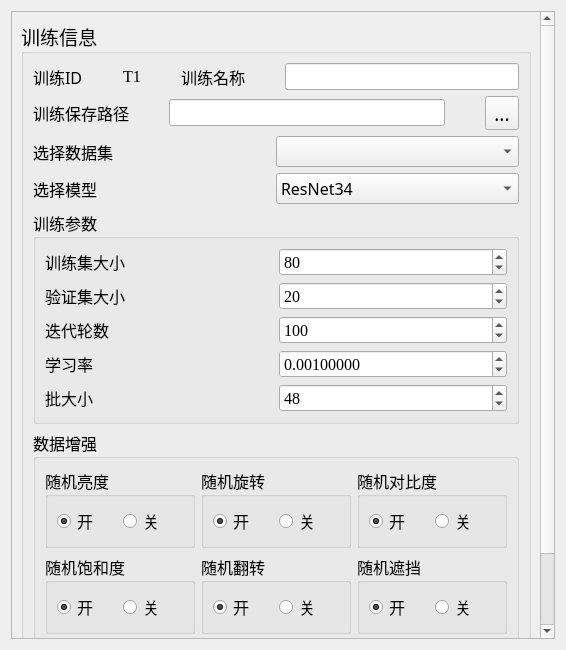
<?xml version="1.0" encoding="UTF-8"?>
<ui version="4.0">
 <class>newTrain</class>
 <widget class="QWidget" name="newTrain">
  <property name="geometry">
   <rect>
    <x>0</x>
    <y>0</y>
    <width>566</width>
    <height>650</height>
   </rect>
  </property>
  <property name="windowTitle">
   <string>新建训练</string>
  </property>
  <layout class="QHBoxLayout" name="horizontalLayout">
   <item>
    <widget class="QScrollArea" name="scrollArea">
     <property name="widgetResizable">
      <bool>true</bool>
     </property>
     <widget class="QWidget" name="scrollAreaWidgetContents">
      <property name="geometry">
       <rect>
        <x>0</x>
        <y>0</y>
        <width>546</width>
        <height>630</height>
       </rect>
      </property>
      <layout class="QGridLayout" name="gridLayout_2">
       <item row="1" column="0">
        <widget class="QPushButton" name="TrainOK">
         <property name="font">
          <font>
           <family>黑体</family>
           <pointsize>20</pointsize>
          </font>
         </property>
         <property name="text">
          <string>确定</string>
         </property>
        </widget>
       </item>
       <item row="0" column="0">
        <widget class="QGroupBox" name="groupBox">
         <property name="font">
          <font>
           <family>黑体</family>
           <pointsize>14</pointsize>
          </font>
         </property>
         <property name="title">
          <string>训练信息</string>
         </property>
         <layout class="QGridLayout" name="gridLayout_3">
          <item row="0" column="0">
           <layout class="QVBoxLayout" name="verticalLayout_3">
            <item>
             <layout class="QVBoxLayout" name="verticalLayout_2">
              <item>
               <layout class="QHBoxLayout" name="horizontalLayout_18">
                <property name="spacing">
                 <number>40</number>
                </property>
                <item>
                 <layout class="QHBoxLayout" name="horizontalLayout_16">
                  <item>
                   <widget class="QLabel" name="LabelTrainID">
                    <property name="font">
                     <font>
                      <family>黑体</family>
                      <pointsize>12</pointsize>
                     </font>
                    </property>
                    <property name="text">
                     <string>训练ID</string>
                    </property>
                   </widget>
                  </item>
                  <item>
                   <widget class="QLabel" name="TrainID">
                    <property name="font">
                     <font>
                      <family>Times New Roman</family>
                      <pointsize>12</pointsize>
                     </font>
                    </property>
                    <property name="text">
                     <string>T1</string>
                    </property>
                    <property name="textFormat">
                     <enum>Qt::AutoText</enum>
                    </property>
                   </widget>
                  </item>
                 </layout>
                </item>
                <item>
                 <layout class="QHBoxLayout" name="horizontalLayout_17">
                  <item>
                   <widget class="QLabel" name="LabelTrainName">
                    <property name="font">
                     <font>
                      <family>黑体</family>
                      <pointsize>12</pointsize>
                     </font>
                    </property>
                    <property name="text">
                     <string>训练名称</string>
                    </property>
                   </widget>
                  </item>
                  <item>
                   <widget class="QLineEdit" name="TrainName">
                    <property name="font">
                     <font>
                      <family>Times New Roman</family>
                      <pointsize>12</pointsize>
                     </font>
                    </property>
                   </widget>
                  </item>
                 </layout>
                </item>
               </layout>
              </item>
              <item>
               <layout class="QHBoxLayout" name="horizontalLayout_19">
                <property name="spacing">
                 <number>40</number>
                </property>
                <item>
                 <widget class="QLabel" name="label_4">
                  <property name="font">
                   <font>
                    <family>黑体</family>
                    <pointsize>12</pointsize>
                   </font>
                  </property>
                  <property name="text">
                   <string>训练保存路径</string>
                  </property>
                 </widget>
                </item>
                <item>
                 <layout class="QHBoxLayout" name="horizontalLayout_15">
                  <item>
                   <widget class="QLineEdit" name="TrainPath">
                    <property name="font">
                     <font>
                      <family>Times New Roman</family>
                      <pointsize>12</pointsize>
                     </font>
                    </property>
                   </widget>
                  </item>
                  <item>
                   <widget class="QToolButton" name="SelectPath">
                    <property name="font">
                     <font>
                      <family>黑体</family>
                      <pointsize>14</pointsize>
                     </font>
                    </property>
                    <property name="text">
                     <string>...</string>
                    </property>
                   </widget>
                  </item>
                 </layout>
                </item>
               </layout>
              </item>
              <item>
               <layout class="QHBoxLayout" name="horizontalLayout_13">
                <property name="spacing">
                 <number>0</number>
                </property>
                <item>
                 <widget class="QLabel" name="Label_2">
                  <property name="font">
                   <font>
                    <family>黑体</family>
                    <pointsize>12</pointsize>
                   </font>
                  </property>
                  <property name="text">
                   <string>选择数据集</string>
                  </property>
                 </widget>
                </item>
                <item>
                 <widget class="QComboBox" name="SelectDataset">
                  <property name="font">
                   <font>
                    <family>黑体</family>
                    <pointsize>12</pointsize>
                   </font>
                  </property>
                 </widget>
                </item>
               </layout>
              </item>
              <item>
               <layout class="QHBoxLayout" name="horizontalLayout_14">
                <property name="spacing">
                 <number>0</number>
                </property>
                <item>
                 <widget class="QLabel" name="Label5">
                  <property name="font">
                   <font>
                    <family>黑体</family>
                    <pointsize>12</pointsize>
                   </font>
                  </property>
                  <property name="text">
                   <string>选择模型</string>
                  </property>
                 </widget>
                </item>
                <item>
                 <widget class="QComboBox" name="SelectModel">
                  <property name="font">
                   <font>
                    <family>黑体</family>
                    <pointsize>12</pointsize>
                   </font>
                  </property>
                  <item>
                   <property name="text">
                    <string>ResNet34</string>
                   </property>
                  </item>
                  <item>
                   <property name="text">
                    <string>方法一</string>
                   </property>
                  </item>
                  <item>
                   <property name="text">
                    <string>方法二</string>
                   </property>
                  </item>
                 </widget>
                </item>
               </layout>
              </item>
             </layout>
            </item>
            <item>
             <widget class="QGroupBox" name="groupBox_2">
              <property name="font">
               <font>
                <family>黑体</family>
                <pointsize>12</pointsize>
               </font>
              </property>
              <property name="title">
               <string>训练参数</string>
              </property>
              <layout class="QGridLayout" name="gridLayout_10">
               <item row="0" column="0">
                <widget class="QLabel" name="label">
                 <property name="font">
                  <font>
                   <family>楷体</family>
                   <pointsize>12</pointsize>
                  </font>
                 </property>
                 <property name="text">
                  <string>训练集大小</string>
                 </property>
                </widget>
               </item>
               <item row="3" column="0">
                <widget class="QLabel" name="LabelLearningRate">
                 <property name="font">
                  <font>
                   <family>楷体</family>
                   <pointsize>12</pointsize>
                  </font>
                 </property>
                 <property name="text">
                  <string>学习率</string>
                 </property>
                </widget>
               </item>
               <item row="4" column="0">
                <widget class="QLabel" name="LabelBatchSize">
                 <property name="font">
                  <font>
                   <family>楷体</family>
                   <pointsize>12</pointsize>
                  </font>
                 </property>
                 <property name="text">
                  <string>批大小</string>
                 </property>
                </widget>
               </item>
               <item row="4" column="1">
                <widget class="QSpinBox" name="BatchSize">
                 <property name="font">
                  <font>
                   <family>Times New Roman</family>
                   <pointsize>12</pointsize>
                  </font>
                 </property>
                 <property name="maximum">
                  <number>500</number>
                 </property>
                 <property name="value">
                  <number>48</number>
                 </property>
                </widget>
               </item>
               <item row="3" column="1">
                <widget class="QDoubleSpinBox" name="LearningRate">
                 <property name="font">
                  <font>
                   <family>Times New Roman</family>
                   <pointsize>12</pointsize>
                  </font>
                 </property>
                 <property name="decimals">
                  <number>8</number>
                 </property>
                 <property name="maximum">
                  <double>1.000000000000000</double>
                 </property>
                 <property name="singleStep">
                  <double>0.000001000000000</double>
                 </property>
                 <property name="value">
                  <double>0.001000000000000</double>
                 </property>
                </widget>
               </item>
               <item row="0" column="1">
                <widget class="QSpinBox" name="TrainSet">
                 <property name="font">
                  <font>
                   <family>Times New Roman</family>
                   <pointsize>12</pointsize>
                  </font>
                 </property>
                 <property name="maximum">
                  <number>100</number>
                 </property>
                 <property name="value">
                  <number>80</number>
                 </property>
                 <property name="displayIntegerBase">
                  <number>10</number>
                 </property>
                </widget>
               </item>
               <item row="2" column="1">
                <widget class="QSpinBox" name="Epoch">
                 <property name="font">
                  <font>
                   <family>Times New Roman</family>
                   <pointsize>12</pointsize>
                  </font>
                 </property>
                 <property name="maximum">
                  <number>500</number>
                 </property>
                 <property name="value">
                  <number>100</number>
                 </property>
                </widget>
               </item>
               <item row="2" column="0">
                <widget class="QLabel" name="LabelEpoch">
                 <property name="font">
                  <font>
                   <family>楷体</family>
                   <pointsize>12</pointsize>
                  </font>
                 </property>
                 <property name="text">
                  <string>迭代轮数</string>
                 </property>
                </widget>
               </item>
               <item row="1" column="0">
                <widget class="QLabel" name="label_2">
                 <property name="font">
                  <font>
                   <family>楷体</family>
                   <pointsize>12</pointsize>
                  </font>
                 </property>
                 <property name="text">
                  <string>验证集大小</string>
                 </property>
                </widget>
               </item>
               <item row="1" column="1">
                <widget class="QSpinBox" name="ValidSet">
                 <property name="font">
                  <font>
                   <family>Times New Roman</family>
                   <pointsize>12</pointsize>
                  </font>
                 </property>
                 <property name="value">
                  <number>20</number>
                 </property>
                </widget>
               </item>
              </layout>
             </widget>
            </item>
            <item>
             <widget class="QGroupBox" name="groupBox_3">
              <property name="font">
               <font>
                <family>黑体</family>
                <pointsize>12</pointsize>
               </font>
              </property>
              <property name="title">
               <string>数据增强</string>
              </property>
              <layout class="QGridLayout" name="gridLayout_4">
               <item row="0" column="0">
                <widget class="QGroupBox" name="Bright">
                 <property name="font">
                  <font>
                   <family>楷体</family>
                   <pointsize>12</pointsize>
                  </font>
                 </property>
                 <property name="title">
                  <string>随机亮度</string>
                 </property>
                 <layout class="QGridLayout" name="gridLayout">
                  <item row="0" column="0">
                   <widget class="QRadioButton" name="BrightOn">
                    <property name="font">
                     <font>
                      <family>楷体</family>
                      <pointsize>12</pointsize>
                     </font>
                    </property>
                    <property name="text">
                     <string>开</string>
                    </property>
                    <property name="checked">
                     <bool>true</bool>
                    </property>
                   </widget>
                  </item>
                  <item row="0" column="1">
                   <widget class="QRadioButton" name="BrightOff">
                    <property name="font">
                     <font>
                      <family>楷体</family>
                      <pointsize>12</pointsize>
                     </font>
                    </property>
                    <property name="text">
                     <string>关</string>
                    </property>
                   </widget>
                  </item>
                 </layout>
                </widget>
               </item>
               <item row="1" column="2">
                <widget class="QGroupBox" name="shelter">
                 <property name="font">
                  <font>
                   <family>楷体</family>
                   <pointsize>12</pointsize>
                  </font>
                 </property>
                 <property name="title">
                  <string>随机遮挡</string>
                 </property>
                 <layout class="QGridLayout" name="gridLayout_9">
                  <item row="0" column="0">
                   <widget class="QRadioButton" name="shelterOn">
                    <property name="font">
                     <font>
                      <family>楷体</family>
                      <pointsize>12</pointsize>
                     </font>
                    </property>
                    <property name="text">
                     <string>开</string>
                    </property>
                    <property name="checked">
                     <bool>true</bool>
                    </property>
                   </widget>
                  </item>
                  <item row="0" column="1">
                   <widget class="QRadioButton" name="shelterOff">
                    <property name="font">
                     <font>
                      <family>楷体</family>
                      <pointsize>12</pointsize>
                     </font>
                    </property>
                    <property name="text">
                     <string>关</string>
                    </property>
                   </widget>
                  </item>
                 </layout>
                </widget>
               </item>
               <item row="0" column="2">
                <widget class="QGroupBox" name="contrast">
                 <property name="font">
                  <font>
                   <family>楷体</family>
                   <pointsize>12</pointsize>
                  </font>
                 </property>
                 <property name="title">
                  <string>随机对比度</string>
                 </property>
                 <layout class="QGridLayout" name="gridLayout_6">
                  <item row="0" column="0">
                   <widget class="QRadioButton" name="contrastOn">
                    <property name="font">
                     <font>
                      <family>楷体</family>
                      <pointsize>12</pointsize>
                     </font>
                    </property>
                    <property name="text">
                     <string>开</string>
                    </property>
                    <property name="checked">
                     <bool>true</bool>
                    </property>
                   </widget>
                  </item>
                  <item row="0" column="1">
                   <widget class="QRadioButton" name="contrastOff">
                    <property name="font">
                     <font>
                      <family>楷体</family>
                      <pointsize>12</pointsize>
                     </font>
                    </property>
                    <property name="text">
                     <string>关</string>
                    </property>
                   </widget>
                  </item>
                 </layout>
                </widget>
               </item>
               <item row="1" column="0">
                <widget class="QGroupBox" name="saturation">
                 <property name="font">
                  <font>
                   <family>楷体</family>
                   <pointsize>12</pointsize>
                  </font>
                 </property>
                 <property name="title">
                  <string>随机饱和度</string>
                 </property>
                 <layout class="QGridLayout" name="gridLayout_7">
                  <item row="0" column="0">
                   <widget class="QRadioButton" name="saturationOn">
                    <property name="font">
                     <font>
                      <family>楷体</family>
                      <pointsize>12</pointsize>
                     </font>
                    </property>
                    <property name="text">
                     <string>开</string>
                    </property>
                    <property name="checked">
                     <bool>true</bool>
                    </property>
                   </widget>
                  </item>
                  <item row="0" column="1">
                   <widget class="QRadioButton" name="saturationOff">
                    <property name="font">
                     <font>
                      <family>楷体</family>
                      <pointsize>12</pointsize>
                     </font>
                    </property>
                    <property name="text">
                     <string>关</string>
                    </property>
                   </widget>
                  </item>
                 </layout>
                </widget>
               </item>
               <item row="1" column="1">
                <widget class="QGroupBox" name="flip">
                 <property name="font">
                  <font>
                   <family>楷体</family>
                   <pointsize>12</pointsize>
                  </font>
                 </property>
                 <property name="title">
                  <string>随机翻转</string>
                 </property>
                 <layout class="QGridLayout" name="gridLayout_8">
                  <item row="0" column="0">
                   <widget class="QRadioButton" name="flipOn">
                    <property name="font">
                     <font>
                      <family>楷体</family>
                      <pointsize>12</pointsize>
                     </font>
                    </property>
                    <property name="text">
                     <string>开</string>
                    </property>
                    <property name="checked">
                     <bool>true</bool>
                    </property>
                   </widget>
                  </item>
                  <item row="0" column="1">
                   <widget class="QRadioButton" name="flipOff">
                    <property name="font">
                     <font>
                      <family>楷体</family>
                      <pointsize>12</pointsize>
                     </font>
                    </property>
                    <property name="text">
                     <string>关</string>
                    </property>
                   </widget>
                  </item>
                 </layout>
                </widget>
               </item>
               <item row="0" column="1">
                <widget class="QGroupBox" name="rotate">
                 <property name="font">
                  <font>
                   <family>楷体</family>
                   <pointsize>12</pointsize>
                  </font>
                 </property>
                 <property name="title">
                  <string>随机旋转</string>
                 </property>
                 <layout class="QGridLayout" name="gridLayout_5">
                  <item row="0" column="0">
                   <widget class="QRadioButton" name="rotateOn">
                    <property name="font">
                     <font>
                      <family>楷体</family>
                      <pointsize>12</pointsize>
                     </font>
                    </property>
                    <property name="text">
                     <string>开</string>
                    </property>
                    <property name="checked">
                     <bool>true</bool>
                    </property>
                   </widget>
                  </item>
                  <item row="0" column="1">
                   <widget class="QRadioButton" name="rotateOff">
                    <property name="font">
                     <font>
                      <family>楷体</family>
                      <pointsize>12</pointsize>
                     </font>
                    </property>
                    <property name="text">
                     <string>关</string>
                    </property>
                   </widget>
                  </item>
                 </layout>
                </widget>
               </item>
              </layout>
             </widget>
            </item>
           </layout>
          </item>
         </layout>
        </widget>
       </item>
      </layout>
     </widget>
    </widget>
   </item>
  </layout>
 </widget>
 <resources/>
 <connections/>
</ui>
